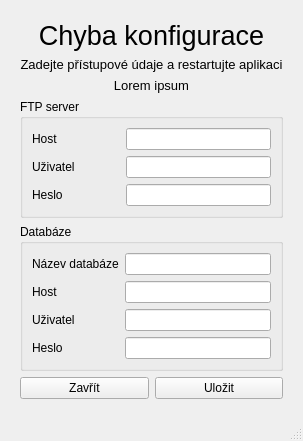
<?xml version="1.0" encoding="UTF-8"?>
<ui version="4.0">
 <class>MainWindow</class>
 <widget class="QMainWindow" name="MainWindow">
  <property name="geometry">
   <rect>
    <x>0</x>
    <y>0</y>
    <width>303</width>
    <height>414</height>
   </rect>
  </property>
  <property name="windowTitle">
   <string>Automatic test</string>
  </property>
  <widget class="QWidget" name="centralwidget">
   <layout class="QGridLayout" name="gridLayout">
    <property name="leftMargin">
     <number>20</number>
    </property>
    <property name="topMargin">
     <number>20</number>
    </property>
    <property name="rightMargin">
     <number>20</number>
    </property>
    <property name="bottomMargin">
     <number>20</number>
    </property>
    <item row="2" column="0" colspan="2">
     <widget class="QLabel" name="sub_sub_label">
      <property name="font">
       <font>
        <pointsize>10</pointsize>
       </font>
      </property>
      <property name="text">
       <string>Lorem ipsum</string>
      </property>
      <property name="alignment">
       <set>Qt::AlignCenter</set>
      </property>
     </widget>
    </item>
    <item row="5" column="0">
     <widget class="QPushButton" name="close_button">
      <property name="text">
       <string>Zavřít</string>
      </property>
     </widget>
    </item>
    <item row="3" column="0" colspan="2">
     <widget class="QGroupBox" name="ftp_groupBox">
      <property name="font">
       <font>
        <weight>50</weight>
        <bold>false</bold>
       </font>
      </property>
      <property name="title">
       <string>FTP server</string>
      </property>
      <layout class="QGridLayout" name="gridLayout_2">
       <item row="2" column="0">
        <widget class="QLabel" name="label_7">
         <property name="font">
          <font>
           <weight>50</weight>
           <bold>false</bold>
          </font>
         </property>
         <property name="text">
          <string>Heslo</string>
         </property>
        </widget>
       </item>
       <item row="0" column="3">
        <widget class="QLineEdit" name="ftp_host_lineEdit">
         <property name="text">
          <string/>
         </property>
        </widget>
       </item>
       <item row="1" column="3">
        <widget class="QLineEdit" name="ftp_username_lineEdit">
         <property name="text">
          <string/>
         </property>
        </widget>
       </item>
       <item row="1" column="0">
        <widget class="QLabel" name="label_6">
         <property name="font">
          <font>
           <weight>50</weight>
           <bold>false</bold>
          </font>
         </property>
         <property name="text">
          <string>Uživatel</string>
         </property>
        </widget>
       </item>
       <item row="0" column="0">
        <widget class="QLabel" name="label_5">
         <property name="font">
          <font>
           <weight>50</weight>
           <bold>false</bold>
          </font>
         </property>
         <property name="text">
          <string>Host</string>
         </property>
        </widget>
       </item>
       <item row="0" column="2">
        <widget class="QLabel" name="label_8">
         <property name="text">
          <string/>
         </property>
        </widget>
       </item>
       <item row="0" column="1">
        <widget class="QLabel" name="label_9">
         <property name="minimumSize">
          <size>
           <width>26</width>
           <height>0</height>
          </size>
         </property>
         <property name="maximumSize">
          <size>
           <width>26</width>
           <height>16777215</height>
          </size>
         </property>
         <property name="text">
          <string/>
         </property>
        </widget>
       </item>
       <item row="2" column="3">
        <widget class="QLineEdit" name="ftp_password_lineEdit"/>
       </item>
      </layout>
     </widget>
    </item>
    <item row="4" column="0" colspan="2">
     <widget class="QGroupBox" name="db_groupBox">
      <property name="font">
       <font>
        <weight>50</weight>
        <bold>false</bold>
       </font>
      </property>
      <property name="title">
       <string>Databáze</string>
      </property>
      <layout class="QGridLayout" name="gridLayout_3">
       <item row="1" column="0">
        <widget class="QLabel" name="label_2">
         <property name="font">
          <font>
           <weight>50</weight>
           <bold>false</bold>
          </font>
         </property>
         <property name="text">
          <string>Host</string>
         </property>
        </widget>
       </item>
       <item row="3" column="0">
        <widget class="QLabel" name="label_4">
         <property name="font">
          <font>
           <weight>50</weight>
           <bold>false</bold>
          </font>
         </property>
         <property name="text">
          <string>Heslo</string>
         </property>
        </widget>
       </item>
       <item row="2" column="1">
        <widget class="QLineEdit" name="db_username_lineEdit">
         <property name="text">
          <string/>
         </property>
        </widget>
       </item>
       <item row="1" column="1">
        <widget class="QLineEdit" name="db_host_lineEdit">
         <property name="text">
          <string/>
         </property>
        </widget>
       </item>
       <item row="2" column="0">
        <widget class="QLabel" name="dfh">
         <property name="font">
          <font>
           <weight>50</weight>
           <bold>false</bold>
          </font>
         </property>
         <property name="text">
          <string>Uživatel</string>
         </property>
        </widget>
       </item>
       <item row="0" column="1">
        <widget class="QLineEdit" name="db_name_lineEdit"/>
       </item>
       <item row="0" column="0">
        <widget class="QLabel" name="label_3">
         <property name="font">
          <font>
           <weight>50</weight>
           <bold>false</bold>
          </font>
         </property>
         <property name="text">
          <string>Název databáze</string>
         </property>
        </widget>
       </item>
       <item row="3" column="1">
        <widget class="QLineEdit" name="db_password_lineEdit"/>
       </item>
      </layout>
     </widget>
    </item>
    <item row="1" column="0" colspan="2">
     <widget class="QLabel" name="sub_label">
      <property name="font">
       <font>
        <pointsize>10</pointsize>
       </font>
      </property>
      <property name="text">
       <string>Zadejte přístupové údaje a restartujte aplikaci</string>
      </property>
      <property name="alignment">
       <set>Qt::AlignCenter</set>
      </property>
     </widget>
    </item>
    <item row="5" column="1">
     <widget class="QPushButton" name="save_button">
      <property name="text">
       <string>Uložit</string>
      </property>
     </widget>
    </item>
    <item row="0" column="0" colspan="2">
     <widget class="QLabel" name="main_label">
      <property name="font">
       <font>
        <pointsize>20</pointsize>
       </font>
      </property>
      <property name="text">
       <string>Chyba konfigurace</string>
      </property>
      <property name="alignment">
       <set>Qt::AlignCenter</set>
      </property>
     </widget>
    </item>
   </layout>
  </widget>
  <widget class="QStatusBar" name="statusbar"/>
 </widget>
 <tabstops>
  <tabstop>ftp_host_lineEdit</tabstop>
  <tabstop>ftp_username_lineEdit</tabstop>
  <tabstop>ftp_password_lineEdit</tabstop>
  <tabstop>db_name_lineEdit</tabstop>
  <tabstop>db_host_lineEdit</tabstop>
  <tabstop>db_username_lineEdit</tabstop>
  <tabstop>db_password_lineEdit</tabstop>
  <tabstop>close_button</tabstop>
  <tabstop>save_button</tabstop>
 </tabstops>
 <resources/>
 <connections/>
</ui>
